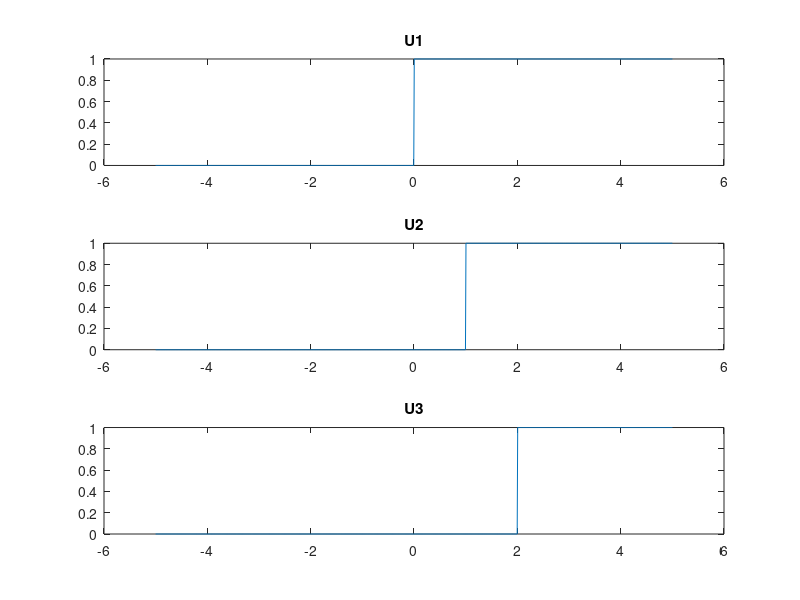
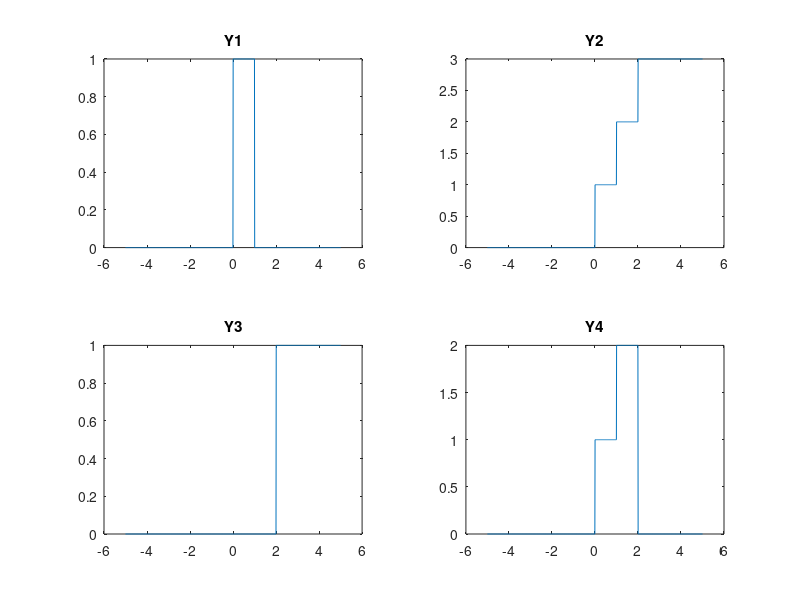
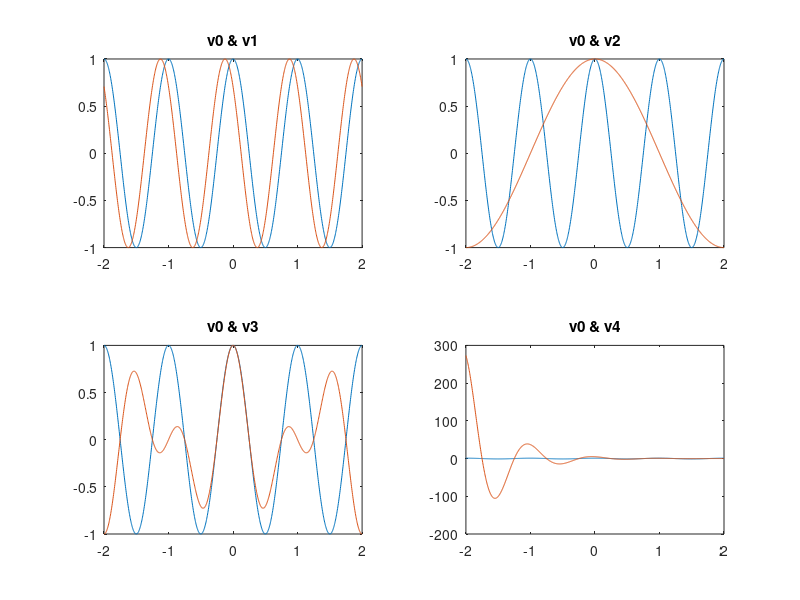

These charts were generated, in order, by the following MATLAB code: (Note: this script raises an error after producing the figures.)
%------ part1 ------------
%create our linespace from -5 to 5 with 1000 samples
t1 = linspace(-5,5,1000);
%create our step/piecewise function using variable t1
k1 = @(t1) (1) .* (t1>0) + (0) .* (t1 <0);
%u1 is k1 when t1 is untampered
u1 = k1(t1);
%u2 is the timeshifted funtion of u1 by 1
u2 = k1(t1 -1);
% u3 is timeshifted to the right by 2
u3 = k1(t1 -2);
%now we have our 4 y functions of u1,u2,u3
y1 = u1 - u2;
y2 = u1 + u2 + u3;
y3 = u1 .* u3;
y4 = u1 + u2 - (2 .* u3);

%--figure 1
figure(1)
subplot(3,1,1);
plot(t1,u1)
title('U1')

subplot(3,1,2);
plot(t1,u2)
title('U2')

subplot(3,1,3);
plot(t1,u3)
title('U3')

%---figure 2

figure(2)
subplot(2,2,1)
plot(t1,y1)
title('Y1')

subplot(2,2,2)
plot(t1,y2)
title('Y2')

subplot(2,2,3)
plot(t1,y3)
title('Y3')

subplot(2,2,4)
plot(t1,y4)
title('Y4')

% ----- part 2 -----------

%create our linespace from -2 to 2 with 1000 samples
t2 = linspace(-2,2,1000);
%create our 4 vectors with the linespace of t2
v0 = cos(2* pi .* t2);
v1 = cos(2* pi .* t2 + pi / 4);
v2 = cos(.5 * pi .* t2);
v3 = v0 .* v2;
v4 = 5 * exp(-2 .* t2) .* v0;

%-figure 3
figure(3)
subplot(2,2,1)
plot(t2,v0,t2,v1)
title('v0 & v1')

subplot(2,2,2)
plot(t2,v0,t2,v2)
title('v0 & v2')

subplot(2,2,3)
plot(t2,v0,t2,v3)
title('v0 & v3')

subplot(2,2,4)
plot(t2,v0,t2,v4)
title('v0 & v4')
% ----- part 3 -----------
%create our 3 transfer functions
h1s = tf([1], [1 1])
h2s = tf([2 3 2], [1 0 2 1])

h3s = h1s .* h2s
% should be (2 s^2 + 3 s + 2)/(s^4 + s^3 + 2 s^2 + 3 s + 1)

% ----- part 4 -----------
% --------- 4.1---------
%create our first vector
F1 = [1 5 6];
% look at its polynomial
poly2str(F1,'s');
% should be s^2 + 5s + 6

% declare its value at S=1 as F1_1
F1_1 = polyval(F1, 1)
% should be (1)^2 + 5(1) + 6 => 12

%declare F1's roots as F1roots
F1roots = roots(F1)
% (s + 2)(s + 3)... roots should be -2 and -3

% Using the 5 roots in (s+1?2j)(s+1+2j)(s+1)s^2 we create F2
F2 = poly([-1+2j -1-2j -1 0 0]);
% should be  s^5 + 3 s^4 + 7 s^3 + 5 s^2... or 1 3 7 5 0 0 
% its polynomial is declared as F2str
F2str = poly2str(F2,'s')

%finally we convolve our initial 2 Vectors and declare it as H.
H = conv(F1,F2)

% --------- 4.2---------

% create variables n and d as the num/denominator of H3(s)
n = [1 1];
d = [1 4 0];
% using tf we create h3
h3 = tf(n,d)


[r,p,k] = residue(n,d);
% fraction expanstion should be (.75/s + 4) + (.25 /s)
% =>  r1 = .75,r2 = .25,p1 = -4,p2=0

tt = linspace(-1,3,1000);
% from -1 to 3 in 1000 samples we inverse laplace transfrom h3

%using residue to inverse laplace our function
[b,a]=residue(n,d);
temp=0;
syms s t
for i=1:numel(a)
temp=temp+(b(i)/(s+a(i)));
end
ilh3 = ilaplace(temp,t)
%--- should be (3*exp(-4*t))/4 + 1/4 

%now replace all t values with tt to generate values to plot
syms t
ih3 = subs(ilh3,tt);

%--figure 4
figure(4)
plot(tt,ih3)
title('Inverse Laplace of h3')


%redefine our n and d to create h4
n = [1 0 4];
d = [1 4 0 0];

%fraction expansion of n and d is r p k
[r,p,k] = residue(n,d);
h4 = tf(n,d)

%using residue to inverse laplace our function
[b,a]=residue(n,d);
temp=0;
syms s t
for i=1:numel(a)
temp=temp+(b(i)/(s+a(i)));
end
ilh4 = ilaplace(temp,t)
%--- should be t + (5*exp(-4*t))/4 - 1/4

%now replace all t values with tt to generate values to plot
syms t
ih4 = subs(ilh4,tt);

%figure 5

figure(5)
plot(tt,ih4)
title('Inverse Laplace of h4')